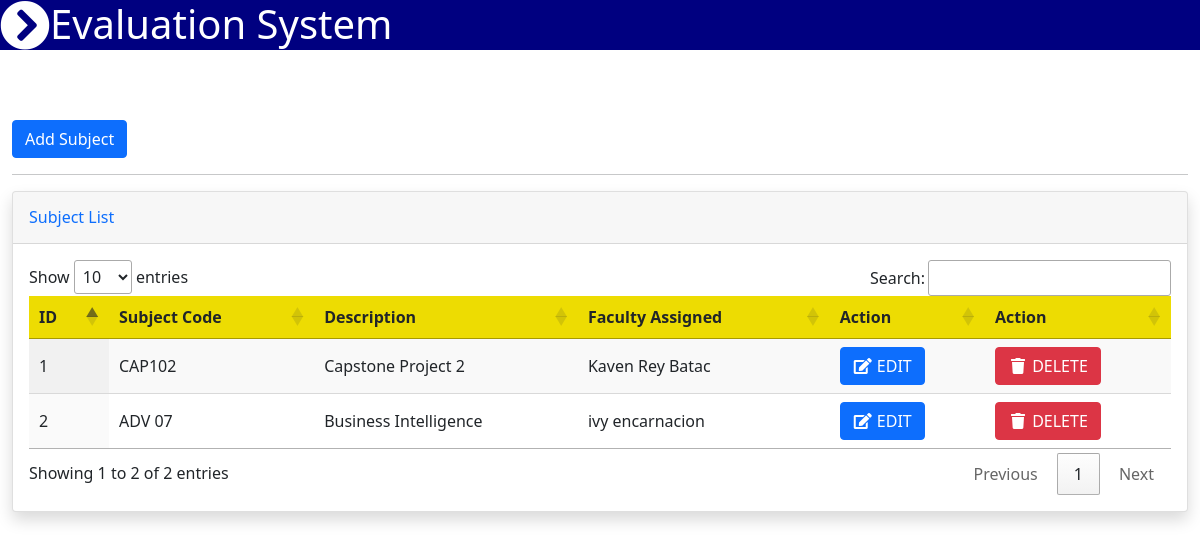
The page /subject_list.php (signed in) on the database as committed earlier.
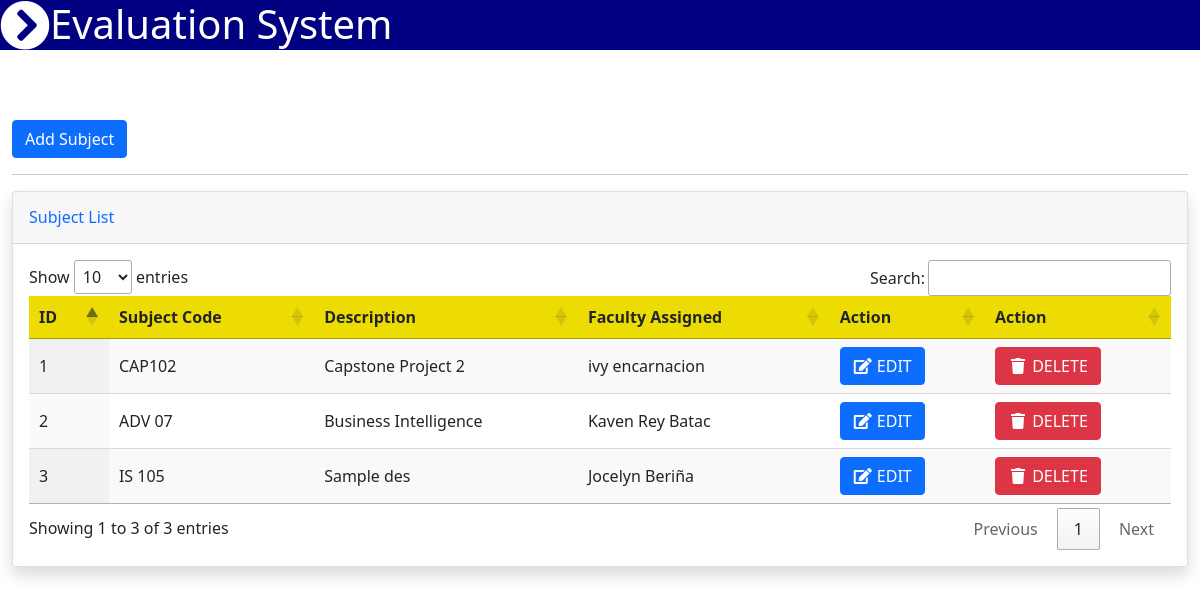
The same page on the database as committed later.
### tables this page shows
CREATE TABLE `subject` (
  `id` int(30) NOT NULL,
  `code` varchar(30) NOT NULL,
  `description` varchar(255) NOT NULL,
  `faculty_id` int(30) NOT NULL
);

CREATE TABLE `faculties` (
  `id` int(30) NOT NULL,
  `fno` varchar(255) NOT NULL,
  `username` varchar(255) NOT NULL,
  `fname` varchar(255) NOT NULL,
  `lname` varchar(255) NOT NULL,
  `usertype` varchar(30) NOT NULL,
  `password` varchar(255) NOT NULL,
  `view` varchar(30) NOT NULL
);

### subject_list.php (the view, shortened to what this page needs)
<?php include_once'navbar.php'; ?>
<body id="page-top">
<div class="container-fluid py-5 my-5">
    <button type="button" class="btn btn-primary" data-bs-toggle="modal" data-bs-target="#staticBackdrop">
    Add Subject
    </button>
    <hr>
    <div class="card shadow mb-4">
        <div class="card-header py-3">
            <h6 class="m-0 font-weight-bold text-primary">Subject List</h6>
        </div>
        <div class="card-body">
            <div class="table-responsive">
            <?php
            include_once'koneksyon.php';
            $qryview = "SELECT code,description,fname,lname,subject.id as id FROM subject INNER JOIN faculties ON faculties.id = subject.faculty_id";
            $result = mysqli_query($koneksyon, $qryview);
            ?>
                <table class="display" id="myTable" width="100%" cellspacing="0">
                    <thead style="background-color: #eddc02;">
                        <tr>
                            <th>ID</th>
                            <th>Subject Code</th>
                            <th>Description</th>
                            <th>Faculty Assigned</th>
                            <th>Action</th>
                            <th>Action</th>
                        </tr>
                    </thead>
                    <tbody>
                    <?php
                    $no = 1;
                    while($row = mysqli_fetch_array($result)) { ?>
                        <tr>
                            <td><?php echo $no; ?></td>
                            <td><?php echo $row['code']; ?></td>
                            <td><?php echo $row['description']; ?></td>
                            <td><?php echo $row['fname']." ".$row['lname']; ?></td>
                            <td><a type="button" class="btn btn-primary" href="viewedit_subjectlist.php?id=<?php echo $row['id']; ?>"><span class="fa fa-fw fa-edit"></span> EDIT</a></td>
                            <td><button class="btn btn-danger" type="button" onClick="deleteme(<?php echo $row['id']; ?>)" name="delete"><span class="fa fa-fw fa-trash"></span> DELETE</button></td>
                        </tr>
                        <?php $no++; } ?>
                    </tbody>
                </table>
            </div>
        </div>
    </div>
</div>
</body>

### navbar.php (shortened to what this page needs)
<?php
   if (isset($_SESSION['username']) && isset($_SESSION['id']))    { ?>
<head>
<link href="https://cdn.jsdelivr.net/npm/bootstrap@5.1.3/dist/css/bootstrap.min.css" rel="stylesheet">
<link rel="stylesheet" href="https://cdn.datatables.net/1.11.3/css/jquery.dataTables.min.css">
<link rel="stylesheet" type="text/css" href="css/fixed.css">
<link rel="stylesheet" href="https://use.fontawesome.com/releases/v5.15.4/css/all.css">
</head>
<body>
<header>
<?php if ($_SESSION['role'] == 'admin') { ?>
  <nav class="fixed-nav-bar">
    <div class="open" onclick="openSM()"><i class="fas fa-chevron-circle-right"></i></div>
    <h1 class="title">Evaluation System</h1>
  </nav>
<?php } ?> } <?php }else{
  header("location: index.php");
} ?>

### css/fixed.css (style rules this page uses)
.fixed-nav-bar { position: fixed; top: 0; left: 0; z-index: 1; width: 100%; height: 50px; background-color: #000080; }
.fixed-nav-bar .open { position: absolute; height: 50px; width: 50px; font-size: 50px; color: #ffffff; }
.title { padding-left: 50px; height: 50px; width: 100%; align-items: center; color: #ffffff;; }

Rows that differ between the two databases and show on the page:
changed subject "CAP102": faculty.fname "Kaven Rey" → "ivy"; faculty.lname "Batac" → "encarnacion"
changed subject "ADV 07": faculty.fname "ivy" → "Kaven Rey"; faculty.lname "encarnacion" → "Batac"
added subject: code "IS 105", description "Sample des", faculty.fname "Jocelyn", faculty.lname "Beriña"
Other text that changed with them:
text written by a page script: "Show entries Search: Showing 1 to 2 of 2 entries Previous 1 Next" → "Show entries Search: Showing 1 to 3 of 3 entries Previous 1 Next"
